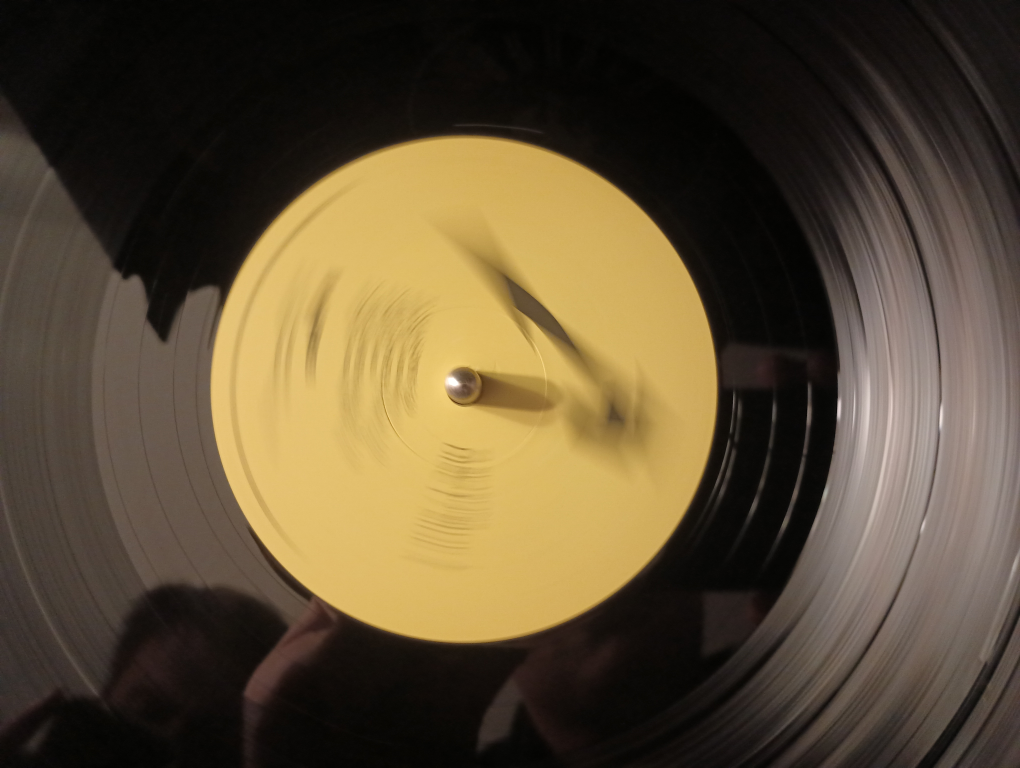
#> input picture images/IMG_20241208_182953515.jpg, 4080 x 3072 px (shown at 1/4 size)
$ python PolarToRectangular.py
#> lines starting #> are read from the running program, lines starting #| are printed output that depends on the picture
import skimage as sk
import numpy as np
import cv2
from scipy import ndimage
import matplotlib.pyplot as plt

def estimate_psf(length, angle):
    psf = np.zeros((length, length))
    center = length // 2
    for i in range(length):
        x = center + int((i - center) * np.cos(angle))
        y = center + int((i - center) * np.sin(angle))
        if 0 <= x < length and 0 <= y < length:
            psf[y, x] = 1
    return psf / psf.sum()

def polar_linear(imgin, o=None, r=None, output=None, order=1, cont=0):
        img = imgin.transpose()
        if r is None: r = img.shape[0]
        if output is None:
            output = np.zeros((r * 2, r * 2), dtype=img.dtype)
        elif isinstance(output, tuple):
            output = np.zeros(output, dtype=img.dtype)
        if o is None: o = np.array(output.shape) / 2 - 0.5
        out_h, out_w = output.shape
        ys, xs = np.mgrid[:out_h, :out_w] - o[:, None, None]
        rs = (ys ** 2 + xs ** 2) ** 0.5
        ts = np.arccos(xs / rs)
        ts[ys < 0] = np.pi * 2 - ts[ys < 0]
        ts *= (img.shape[1] - 1) / (np.pi * 2)
        ndimage.map_coordinates(img, (rs, ts), order=order, output=output)
        return output

ima = cv2.imread("images/IMG_20241208_182953515.jpg")
#> ima is the input picture: shape (3072, 4080, 3); mean B, G, R 53.3, 77.5, 91.6
ima = cv2.cvtColor(ima, cv2.COLOR_BGR2RGB)

#1/8th second
#center = [1635,1950]
#radius =1000
#1/10th second
center = [1550,1865]
radius =1010
# [6 lines of commented-out code are left out]
plt.imshow(ima)
plt.show()
skima = sk.transform.warp_polar(ima, center=center, radius=radius, scaling='linear', channel_axis=-1)
plt.imshow(skima)
plt.show()

#vinyl spins at 33.33 rotations per minute. psf length = 33.3/60 seconds * shutter speed(in seconds) *360 degrees
#1/8th=25, 1/6th=33.33(34), 1/4th=50(49), 1/10th=20
psf = estimate_psf(20, np.pi *.5)
wienerima1 = sk.restoration.unsupervised_wiener(skima[:,:,0], psf)
wienerima2 = sk.restoration.unsupervised_wiener(skima[:,:,1], psf)
wienerima3 = sk.restoration.unsupervised_wiener(skima[:,:,2], psf)


restoima1 = polar_linear(wienerima1[0], r=radius)
#> in polar_linear, `ts[ys < 0] = np.pi * 2 - ts[ys < 0]`:
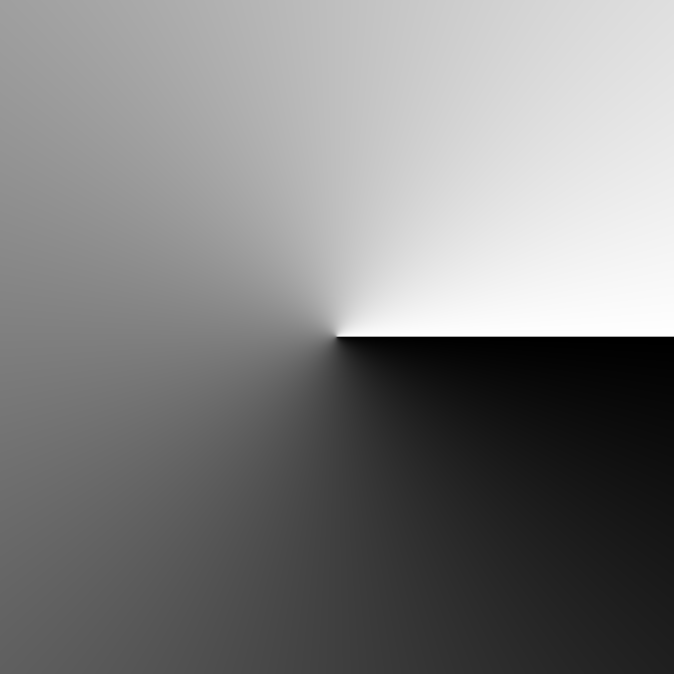
#> ts: shape (2020, 2020) float64 (shown at 1/3 size); min 0.000495, max 6.28, mean 3.14; drawn with min black and max white
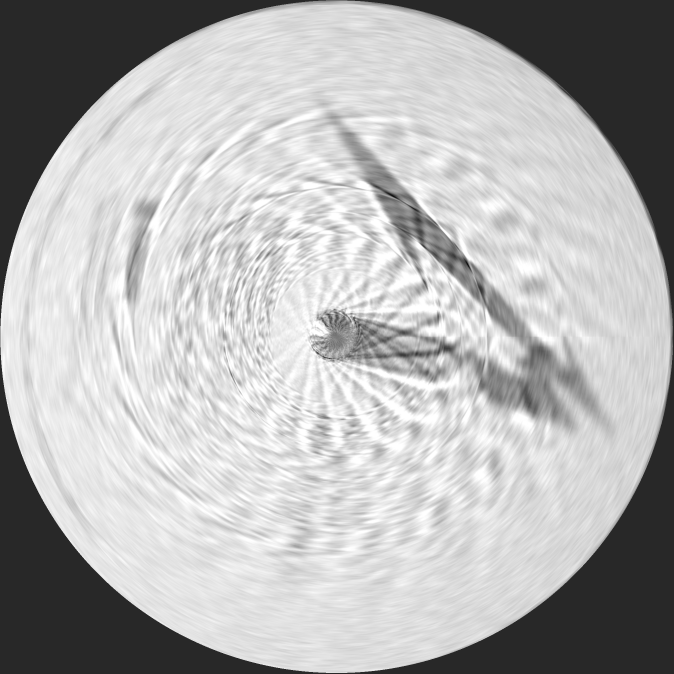
#> restoima1: shape (2020, 2020) float64 (shown at 1/3 size); min -0.186, max 1, mean 0.649; drawn with min black and max white
restoima2 = polar_linear(wienerima2[0], r=radius)
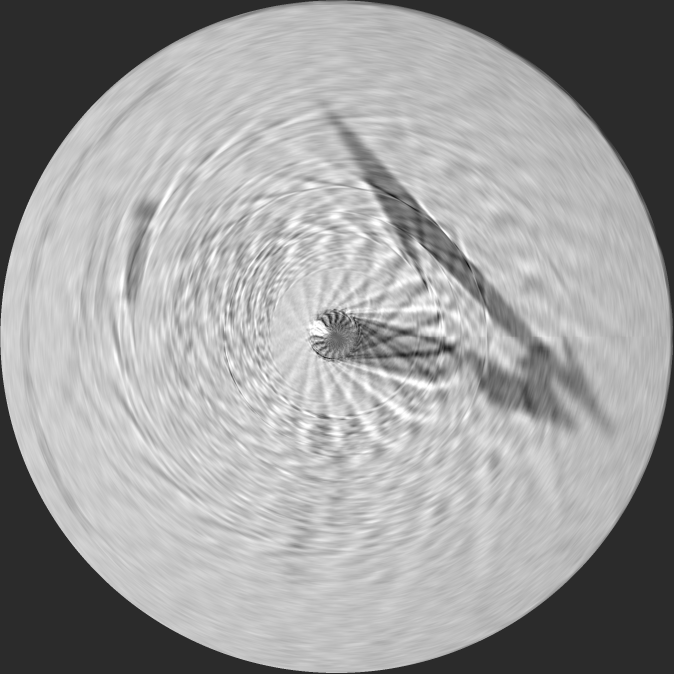
#> restoima2: shape (2020, 2020) float64 (shown at 1/3 size); min -0.208, max 1, mean 0.543; drawn with min black and max white
restoima3 = polar_linear(wienerima3[0], r=radius)
#> call 3 of polar_linear, with r = 1010, order = 1, cont = 0
#> in polar_linear (call 3), `img = imgin.transpose()`:
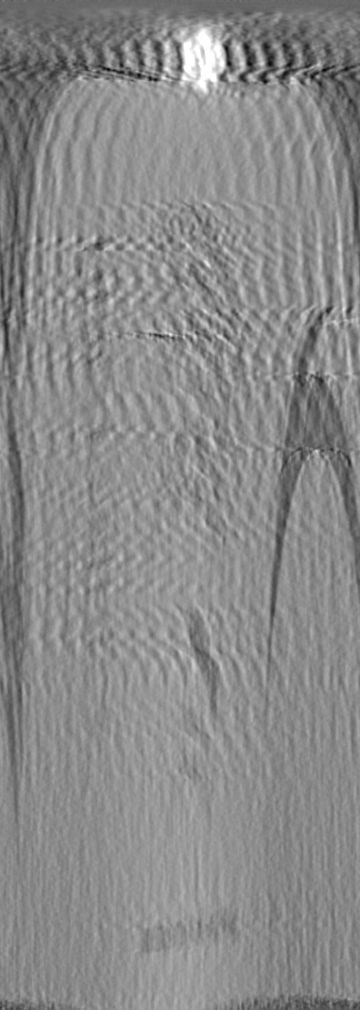
#> img: shape (1010, 360) float64; min -0.367, max 1, mean 0.372; drawn with min black and max white
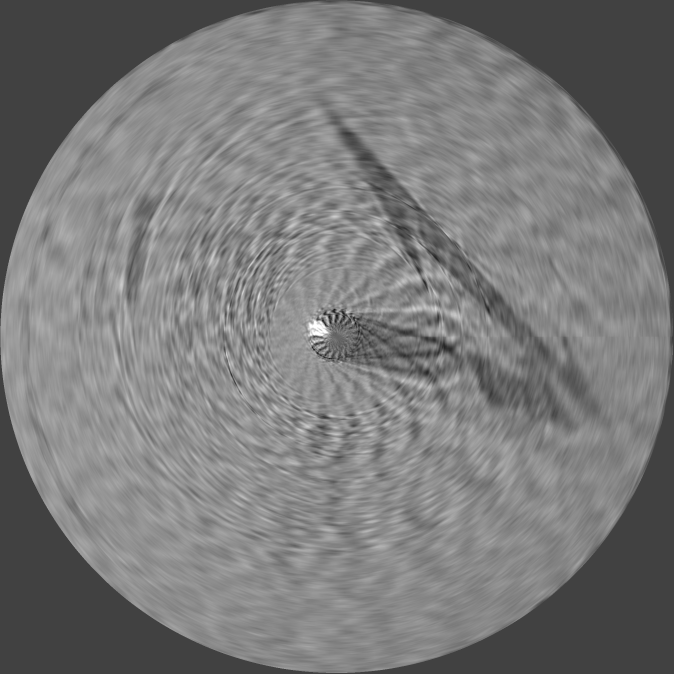
#> restoima3: shape (2020, 2020) float64 (shown at 1/3 size); min -0.345, max 1, mean 0.299; drawn with min black and max white
restoima = np.stack((restoima1,restoima2, restoima3), axis=2)
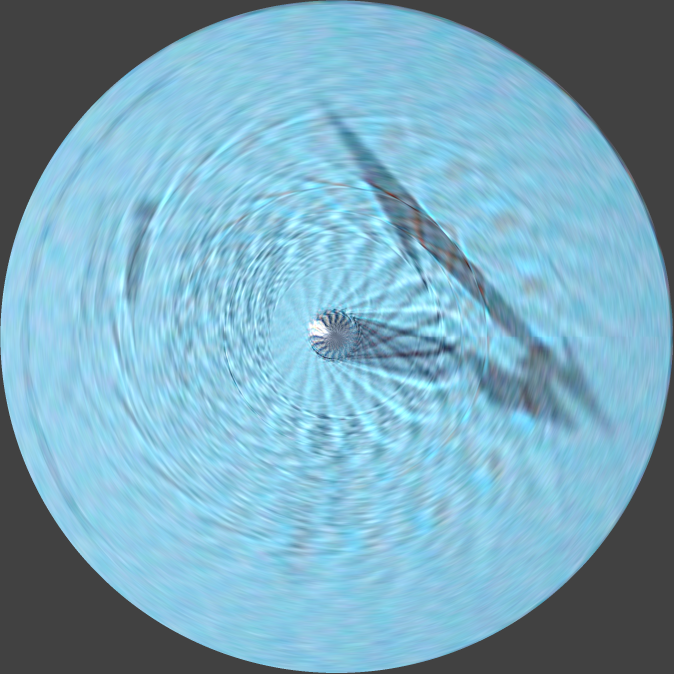
#> restoima: shape (2020, 2020, 3) float64 (shown at 1/3 size); mean of channels 0, 1, 2 0.649, 0.543, 0.299; drawn with min black and max white
plt.imshow(restoima)
plt.show()
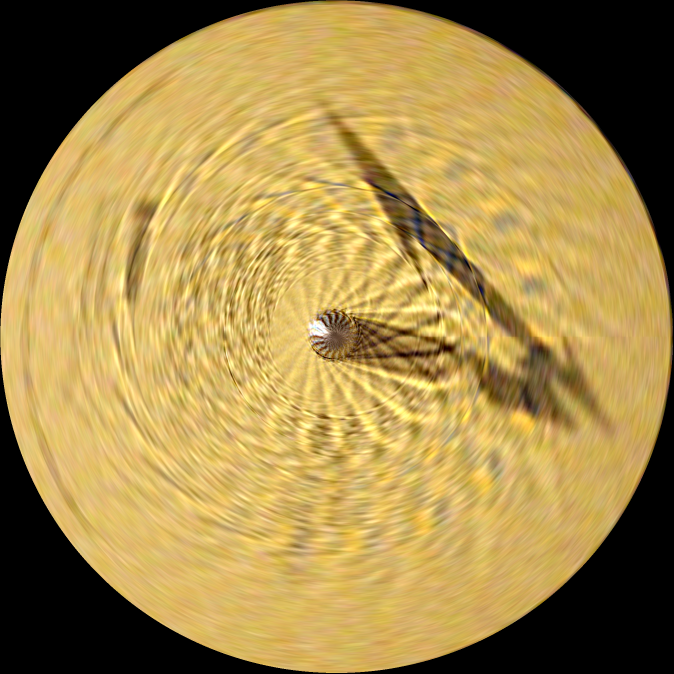
#> shown: shape (2020, 2020, 3) float64 (shown at 1/3 size); mean R, G, B 0.649, 0.543, 0.299

$ run again, with images/IMG_20241208_165612927.jpg copied over images/IMG_20241208_182953515.jpg
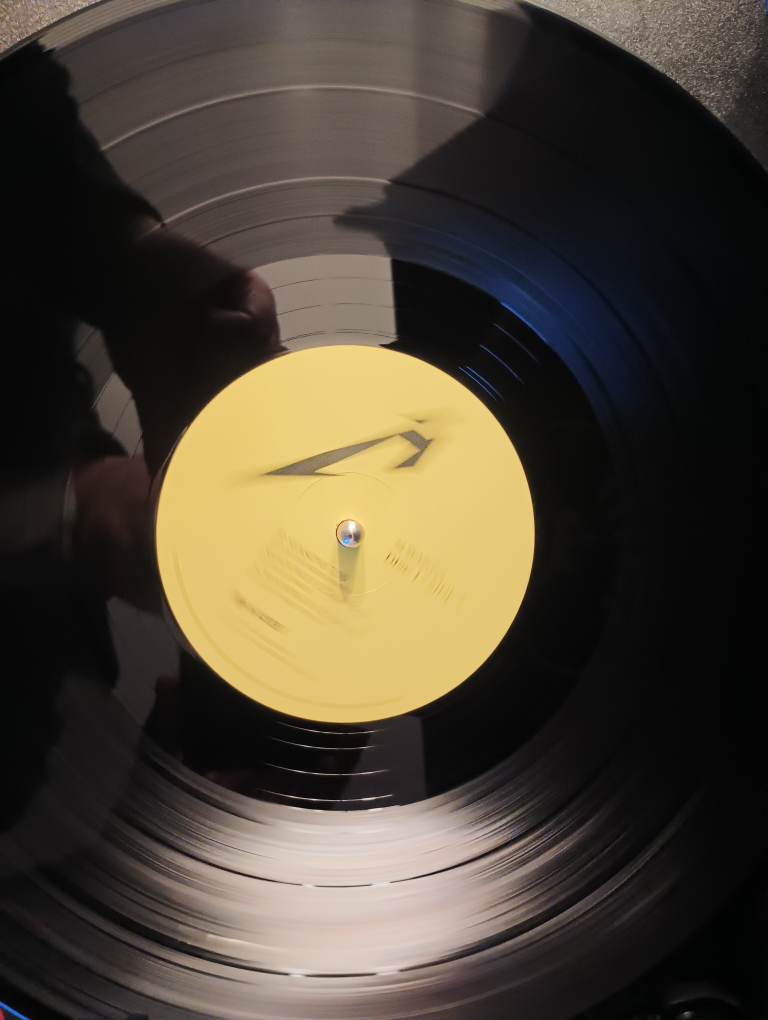
#> input picture images/IMG_20241208_165612927.jpg, 3072 x 4080 px (shown at 1/4 size)
#> ima is the input picture: shape (4080, 3072, 3); mean B, G, R 53.8, 67.1, 75.1
#> `restoima = np.stack((restoima1,restoima2, restoima3), axis=2)`:
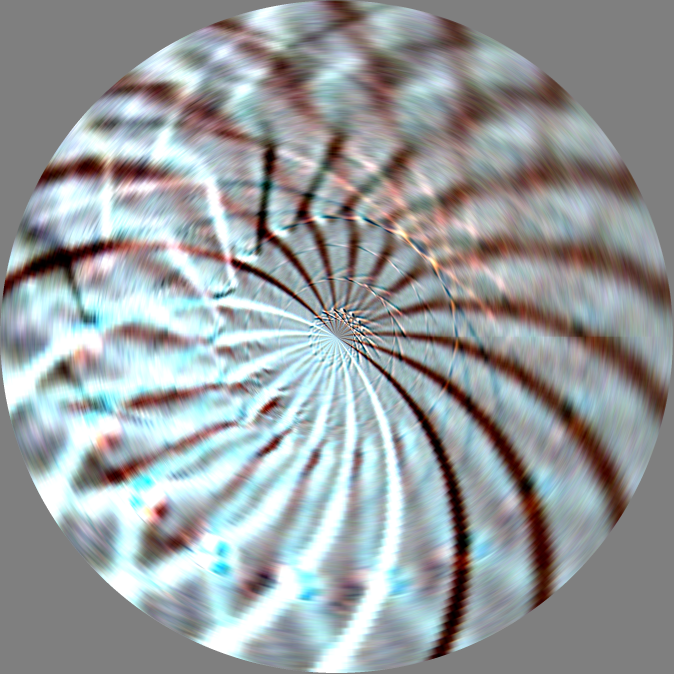
#> restoima: shape (2020, 2020, 3) float64 (shown at 1/3 size); mean of channels 0, 1, 2 0.246, 0.232, 0.19; drawn with min black and max white
#> `plt.show()`:
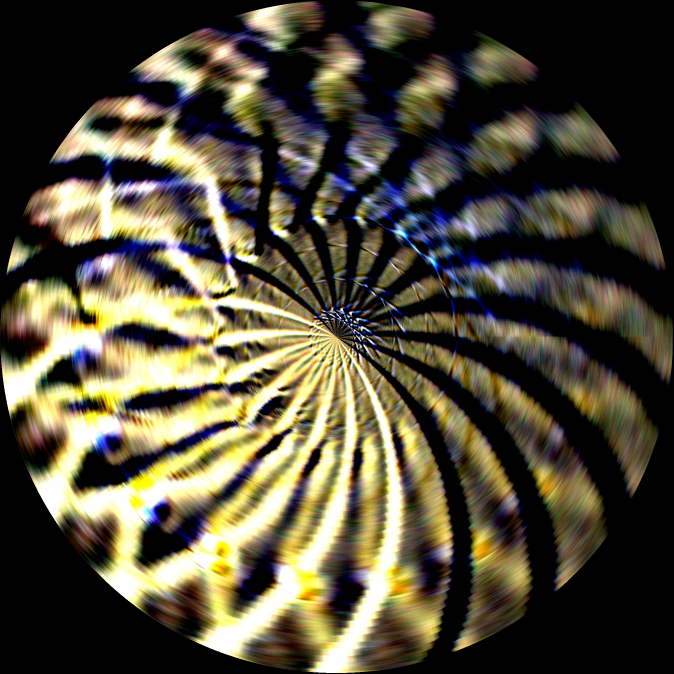
#> shown: shape (2020, 2020, 3) float64 (shown at 1/3 size); mean R, G, B 0.323, 0.301, 0.231

$ run again, with images/IMG_20241208_182850962.jpg copied over images/IMG_20241208_182953515.jpg
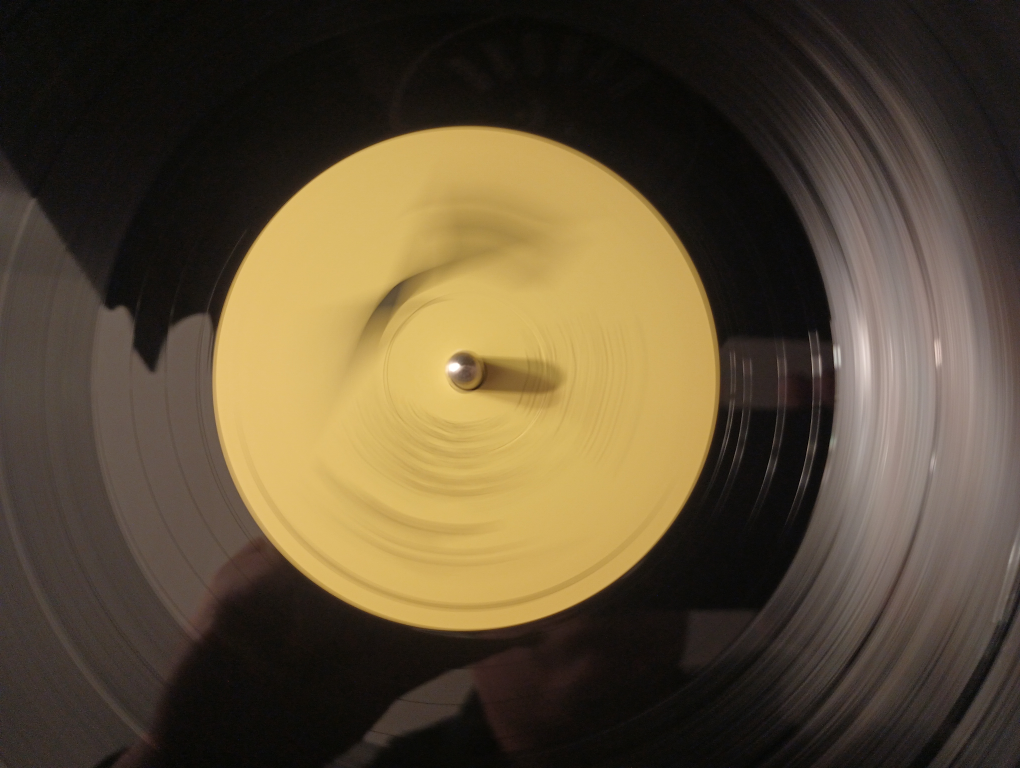
#> input picture images/IMG_20241208_182850962.jpg, 4080 x 3072 px (shown at 1/4 size)
#> ima is the input picture: shape (3072, 4080, 3); mean B, G, R 54.1, 77.4, 91.4
#> `restoima = np.stack((restoima1,restoima2, restoima3), axis=2)`:
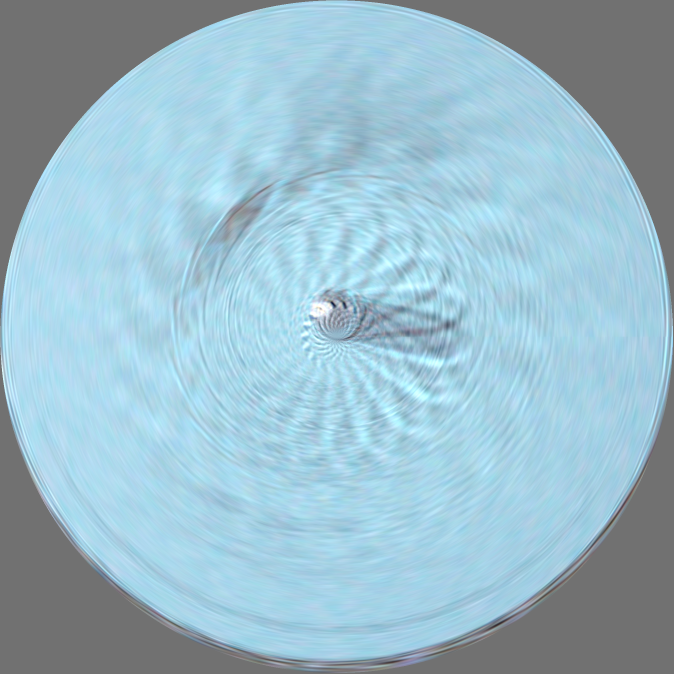
#> restoima: shape (2020, 2020, 3) float64 (shown at 1/3 size); mean of channels 0, 1, 2 0.633, 0.53, 0.293; drawn with min black and max white
#> `plt.show()`:
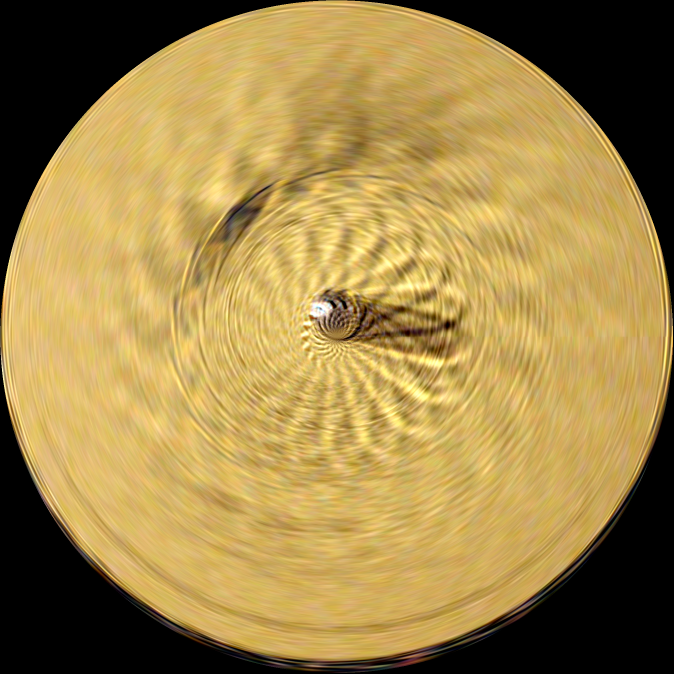
#> shown: shape (2020, 2020, 3) float64 (shown at 1/3 size); mean R, G, B 0.633, 0.53, 0.294

$ run again, with images/IMG_20241208_182921973.jpg copied over images/IMG_20241208_182953515.jpg
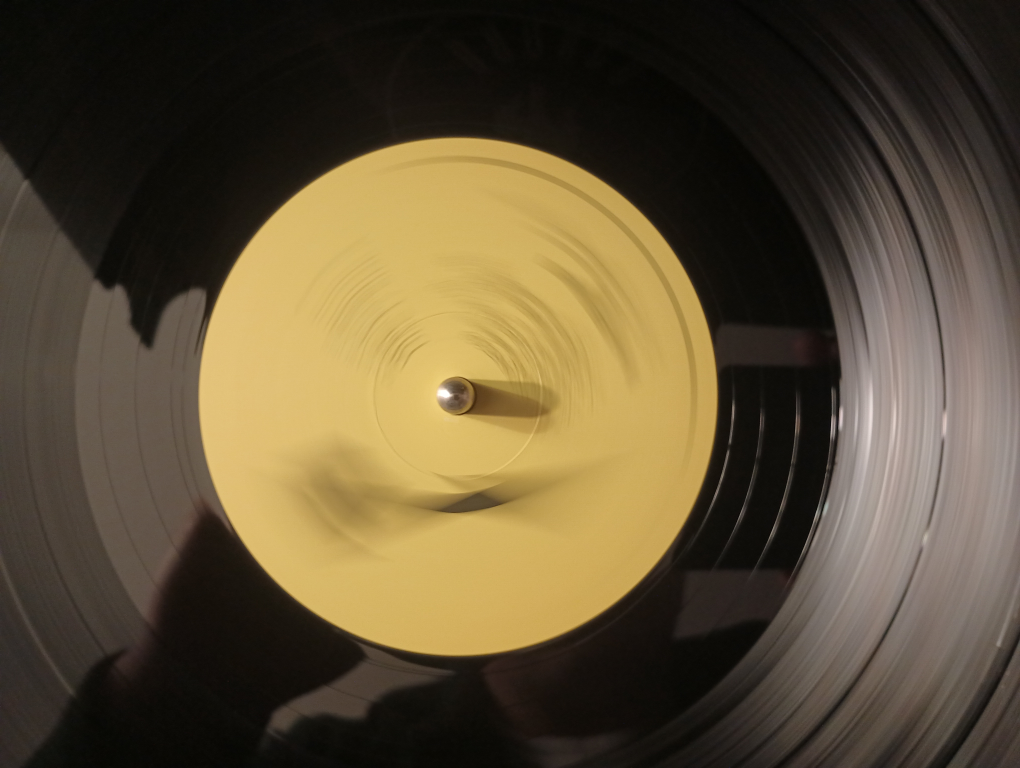
#> input picture images/IMG_20241208_182921973.jpg, 4080 x 3072 px (shown at 1/4 size)
#> ima is the input picture: shape (3072, 4080, 3); mean B, G, R 54.9, 80.1, 93.3
#> `plt.show()`:
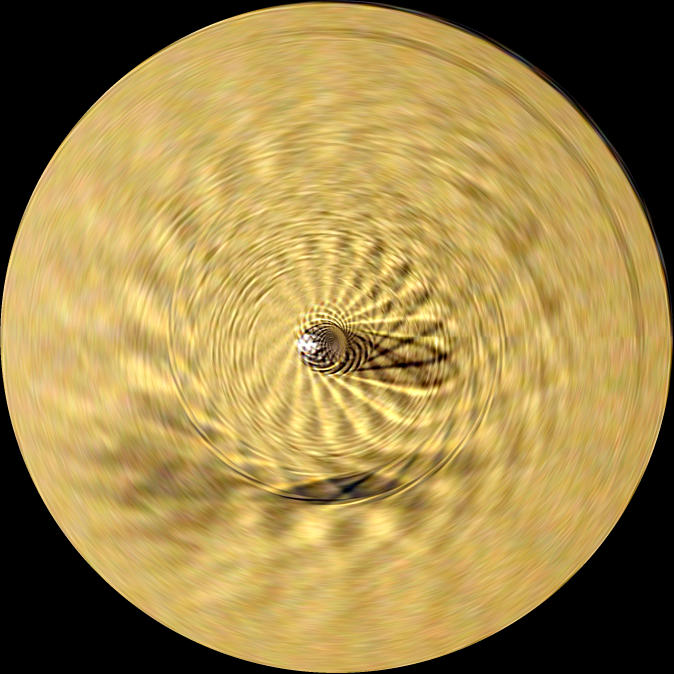
#> shown: shape (2020, 2020, 3) float64 (shown at 1/3 size); mean R, G, B 0.628, 0.53, 0.294
